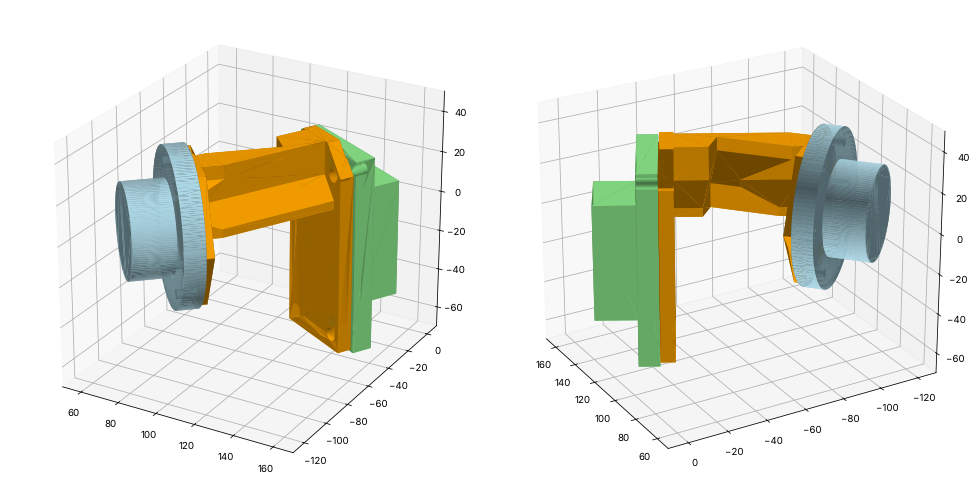

This figure's Python source:
import Part, FreeCAD as App, math, sys
import matplotlib; matplotlib.use("Agg")
import matplotlib.pyplot as plt
from mpl_toolkits.mplot3d.art3d import Poly3DCollection
import numpy as np
fig=plt.figure(figsize=(14,7))
shapes=[(Part.read(globals().get("FN","output.step")),"orange"),(Part.read("fixed_A.step"),"lightblue"),(Part.read("fixed_B.step"),"lightgreen")]
for i,(el,az) in enumerate([(25,-60),(25,150)]):
    ax=fig.add_subplot(1,2,i+1,projection="3d")
    for sh,col in shapes:
        v,f=sh.tessellate(0.5)
        v=np.array([[p.x,p.y,p.z] for p in v])
        tris=[v[list(t)] for t in f]
        ls=np.array([0.3,-0.5,0.8]);ls/=np.linalg.norm(ls)
        cols=[]
        for t in tris:
            n=np.cross(t[1]-t[0],t[2]-t[0]);nn=np.linalg.norm(n)
            k=0.4+0.6*abs(np.dot(n/nn if nn else n,ls))
            c=np.array(matplotlib.colors.to_rgb(col))*k
            cols.append(np.clip(c,0,1))
        pc=Poly3DCollection(tris,facecolors=cols,edgecolor="none")
        ax.add_collection3d(pc)
    ax.set_xlim(50,170);ax.set_ylim(-130,10);ax.set_zlim(-70,50)
    ax.set_box_aspect((120,140,120))
    ax.view_init(el,az)
plt.tight_layout();plt.savefig("scratch/render.png",dpi=70)
# second figure: views along A normal (from B side) and along B normal
fig=plt.figure(figsize=(14,7))
s=Part.read(globals().get("FN","output.step"))
import FreeCAD as App
for i,(n,c) in enumerate([((0.7384553406258838,0.6743023875837234,0),(95,-91,5.5)),((-0.4786918579404784,-0.8779829754276512,0),(132.07,-30.75,-18))]):
    ax=fig.add_subplot(1,2,i+1)
    n=np.array(n); u=np.array([-n[1],n[0],0]); 
    v,f=s.tessellate(0.3); v=np.array([[p.x,p.y,p.z] for p in v])
    d=(v-np.array(c))@n
    for t in f:
        p=v[list(t)]; dd=d[list(t)].mean()
        ax.fill((p-np.array(c))@u, p[:,2], color=plt.cm.viridis(min(1,max(0,dd/70))), lw=0)
    ax.set_aspect("equal"); ax.set_title("view along -n of %s (colour = distance from face)"%("A" if i==0 else "B"))
plt.savefig("scratch/render2.png",dpi=60)
